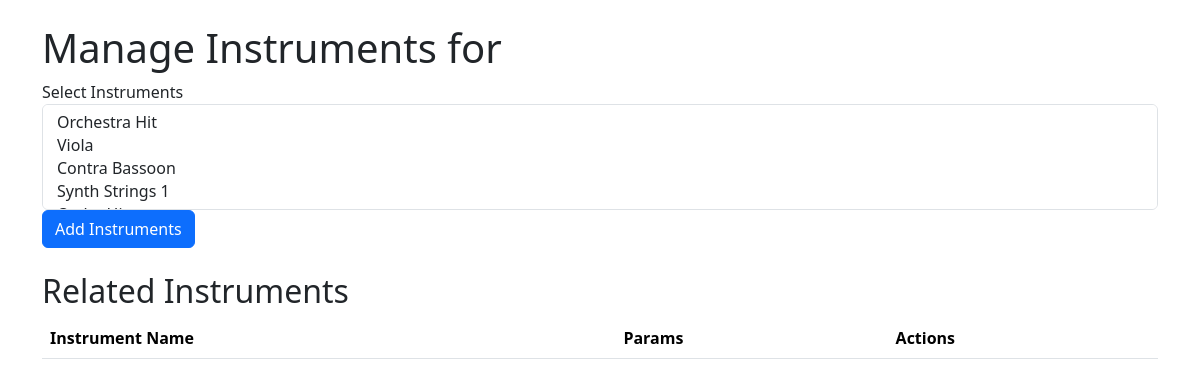
/themes/2/instruments, run on an earlier commit of the app's database.
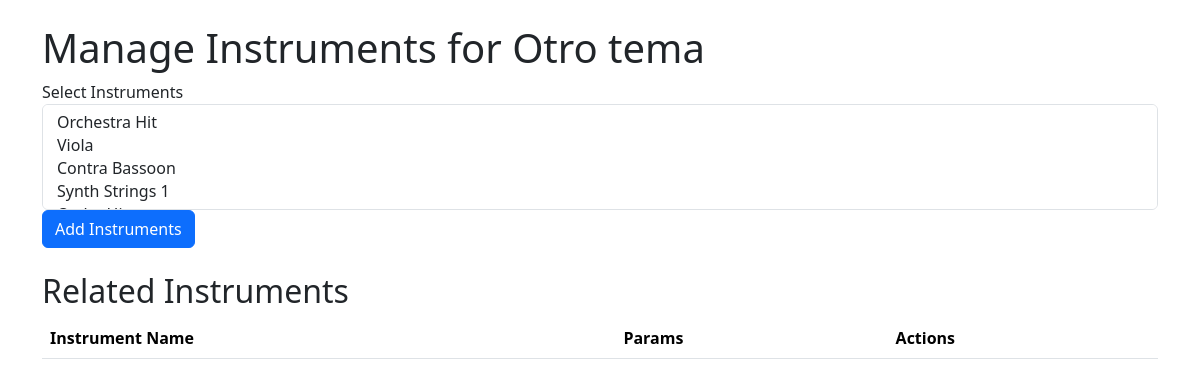
And on a later commit of the database.
### database.py (models this page shows)
class Theme(Base):
    __tablename__ = 'themes'
    id = Column(Integer, primary_key=True)
    title = Column(String, unique=True, nullable=False)
    author = Column(String, nullable=True)
    player = Column(String, nullable=True)
    genre = Column(String, nullable=True)
    image = Column(String, nullable=True)
    param_songs = relationship('ParamSong', back_populates='instrument')

### routes/song_instruments.py (the view, shortened to what this page needs)
@song_instruments_bp.route('/themes/<int:theme_id>/instruments', methods=['GET', 'POST'])
def manage_instruments(theme_id):
    theme = session.query(Theme).get(theme_id)
    instruments = session.query(Instrument).all()
    related_instruments = session.query(ParamSong).filter_by(theme_id=theme_id).all()
    return render_template('manage_instruments.html', theme=theme, instruments=instruments, related_instruments=related_instruments)

### templates/manage_instruments.html (shortened to what this page needs)
<!DOCTYPE html>
<html lang="en">
<head>
    <link href="{{ url_for('static', filename='css/bootstrap.min.css') }}" rel="stylesheet">
</head>
<body>
    <div class="container">
        <h1 class="mt-4">Manage Instruments for {{ theme.title }}</h1>
        <form method="post">
            <div class="form-group">
                <label for="instruments">Select Instruments</label>
                <select multiple class="form-control" id="instruments" name="instruments">
                    {% for instrument in instruments %}
                    <option value="{{ instrument.id }}">{{ instrument.name }}</option>
                    {% endfor %}
                </select>
            </div>
            <button type="submit" class="btn btn-primary">Add Instruments</button>
        </form>
        <h2 class="mt-4">Related Instruments</h2>
        <table class="table table-striped">
            <thead>
                <tr>
                    <th>Instrument Name</th>
                    <th>Params</th>
                    <th>Actions</th>
                </tr>
            </thead>
        </table>
    </div>
</body>
</html>

What changed in the data, as far as the page shows it:
added Theme: title "Otro tema"
